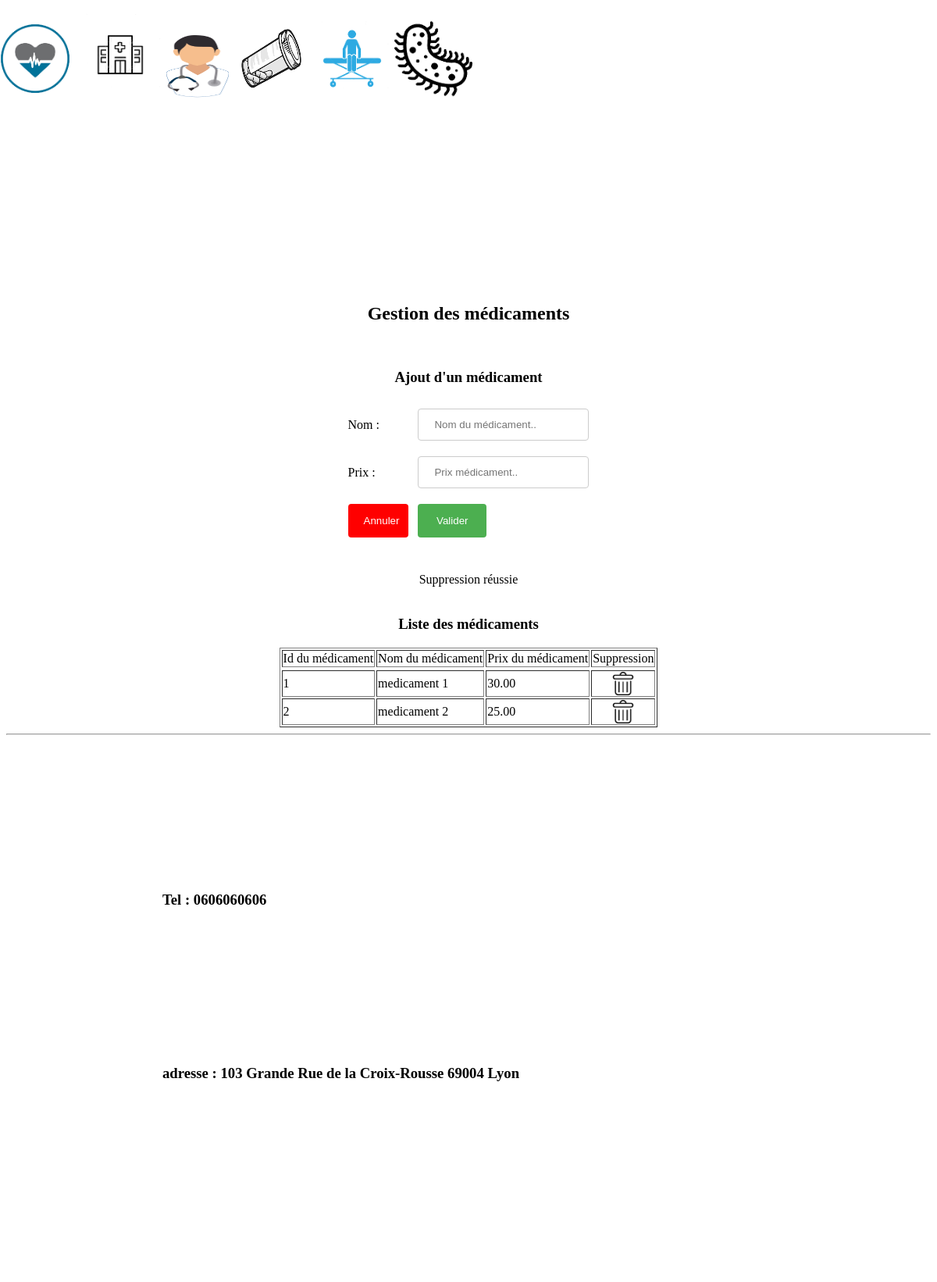
Page /index.php?page=3&idmedica=1 on the committed database.
### tables this page shows
create table medicament (
	idmedica int(11) not null auto_increment,
	nommedica varchar(32),
	prixmedica decimal(13,2),
	primary key (idmedica)
);

### fonction.php (called while the page is built, shortened)
<?php
function connexion ()
{
	$con = mysqli_connect("localhost", "root", "" ,"medicc");
	return $con;
}
function selectALLmedicament ()
{
	$con = connexion ();
	if( $con != null)
	{
		$requete ="select *  from medicament ;";
		$resultats = mysqli_query($con, $requete);
		return $resultats ;
	}
}
?>

### medicament.php (the view, shortened to what this page needs)
<br/>
<h2> Gestion des médicaments </h2>
<br>
<h3> Ajout d'un médicament </h3>
<form method="post" action="">
<table border="0">
<tr><td> Nom :</td>
	<td> <input type="text" name="nommedica" placeholder="Nom du médicament.."></td>
</tr>
<tr><td> Prix :</td>
	<td> <input type="text" name="prixmedica" placeholder="Prix médicament.."></td>
</tr>
<tr> <td>
<input type="reset" name="Annuler" value="Annuler">
	</td>
	<td>
<input type="submit" name="Valider" value="Valider">
	</td>
</tr>
</table>
</form>
	<?php
		if(isset($_GET['idmedica']))
		{
			echo "<br/> Suppression réussie </br>";
		}
	?>
<br/>
<h3> Liste des médicaments </h3>
<table border = 1>
<tr> <td> Id du médicament </td>
	<td> Nom du médicament </td>
	<td> Prix du médicament </td>
	<td> Suppression </td>
<tr>
	<?php
	$lesmedicaments = selectALLmedicament ();
	foreach($lesmedicaments as $unmedicament)
	{
	echo "<tr>	<td>".$unmedicament['idmedica']."</td>
				<td>".$unmedicament['nommedica']."</td>
				<td>".$unmedicament['prixmedica']."</td>
				<td> <center> <a href='index.php?page=3&idmedica=".$unmedicament['idmedica']."'>
					<img src = 'image/supprimer.png'
					width='30' height='30'> </center>
					 </a></td>
				</tr>";
	}
	?>
</table>

### index.php (style rules this page uses)
body { background-image: url(image/adn.png); }

### medicament.php (style rules this page uses)
input[type=text], select { width: 100%; padding: 12px 20px; margin: 8px 0; display: inline-block; border: 1px solid #ccc; border-radius: 4px; box-sizing: border-box; }
input[type=submit] { width: 40%; background-color: #4CAF50; color: white; padding: 14px 20px; margin: 8px 0; border: none; border-radius: 4px; cursor: pointer; }
input[type=reset] { width: 90%; background-color: red; color: white; padding: 14px 20px; margin: 8px 0; border: none; border-radius: 4px; cursor: pointer; }

### rows in the picture
medicament: idmedica "1", nommedica "medicament 1", prixmedica "30.00"
medicament: idmedica "2", nommedica "medicament 2", prixmedica "25.00"
